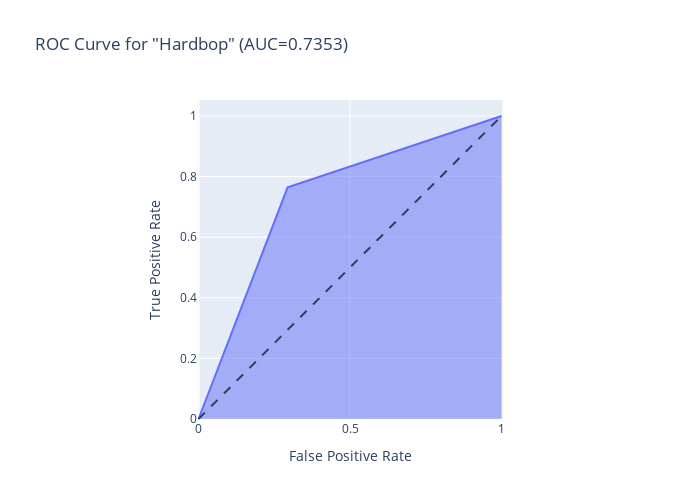

Notebook code cell kept with this figure:
### Code cell
fpr2, tpr2, thresholds2 = roc_curve(test_dummies[:,2],pred_dummies[:,2])
figroc2 = px.area(
    x=fpr2, y=tpr2,
    title=f'ROC Curve for "Hardbop" (AUC={auc(fpr2, tpr2):.4f})',
    labels=dict(x='False Positive Rate', y='True Positive Rate'),
    width=700, height=500
)
figroc2.add_shape(
    type='line', line=dict(dash='dash'),
    x0=0, x1=1, y0=0, y1=1
)

figroc2.update_yaxes(scaleanchor="x", scaleratio=1)
figroc2.update_xaxes(constrain='domain')
figroc2.show()

### Figure 1 — Plotly figure (JSON) as saved in the notebook; plotly's stock layout.template omitted (floating-point values rounded to 4 significant figures)
{"data": [{"fillpattern": {"shape": ""}, "hovertemplate": "False Positive Rate=%{x}<br>True Positive Rate=%{y}<extra></extra>", "legendgroup": "", "line": {"color": "#636efa"}, "marker": {"symbol": "circle"}, "mode": "lines", "name": "", "orientation": "v", "showlegend": false, "stackgroup": "1", "type": "scatter", "x": [0, 0.2941, 1], "xaxis": "x", "y": [0, 0.7647, 1], "yaxis": "y"}], "layout": {"height": 500, "legend": {"tracegroupgap": 0}, "shapes": [{"line": {"dash": "dash"}, "type": "line", "x0": 0, "x1": 1, "y0": 0, "y1": 1}], "title": {"text": "ROC Curve for \"Hardbop\" (AUC=0.7353)"}, "width": 700, "xaxis": {"anchor": "y", "constrain": "domain", "domain": [0, 1], "title": {"text": "False Positive Rate"}}, "yaxis": {"anchor": "x", "domain": [0, 1], "scaleanchor": "x", "scaleratio": 1, "title": {"text": "True Positive Rate"}}}}
